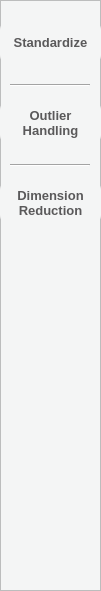
    <widget class="QFrame" name="frame_3">
     <property name="geometry">
      <rect>
       <x>0</x>
       <y>0</y>
       <width>101</width>
       <height>591</height>
      </rect>
     </property>
     <property name="sizePolicy">
      <sizepolicy hsizetype="Preferred" vsizetype="Minimum">
       <horstretch>0</horstretch>
       <verstretch>0</verstretch>
      </sizepolicy>
     </property>
     <property name="styleSheet">
      <string notr="true">
background-color: rgb(244, 245, 245);
</string>
     </property>
     <property name="frameShape">
      <enum>QFrame::StyledPanel</enum>
     </property>
     <property name="frameShadow">
      <enum>QFrame::Raised</enum>
     </property>
     <widget class="QPushButton" name="out_had_btn">
      <property name="geometry">
       <rect>
        <x>0</x>
        <y>100</y>
        <width>101</width>
        <height>45</height>
       </rect>
      </property>
      <property name="font">
       <font>
        <family>Segoe UI</family>
        <pointsize>10</pointsize>
        <weight>75</weight>
        <bold>true</bold>
       </font>
      </property>
      <property name="styleSheet">
       <string notr="true">QPushButton#out_had_btn {
    border-radius: 10px;

	color: rgb(90, 89, 90);
}

QPushButton:hover {
    /* Add your hover effect styles here */
   background-color: rgb(170,172,175); /* Example: change background color to red */
}</string>
      </property>
      <property name="text">
       <string>Outlier
Handling</string>
      </property>
     </widget>
     <widget class="QPushButton" name="stad_btn">
      <property name="geometry">
       <rect>
        <x>0</x>
        <y>20</y>
        <width>101</width>
        <height>45</height>
       </rect>
      </property>
      <property name="font">
       <font>
        <family>Segoe UI</family>
        <pointsize>10</pointsize>
        <weight>75</weight>
        <bold>true</bold>
       </font>
      </property>
      <property name="styleSheet">
       <string notr="true">QPushButton#stad_btn {
    border-radius: 10px;
color: rgb(90, 89, 90);


}

QPushButton:hover {
    /* Add your hover effect styles here */
    background-color: rgb(170,172,175); /* Example: change background color to red */
}</string>
      </property>
      <property name="text">
       <string>Standardize</string>
      </property>
     </widget>
     <widget class="QPushButton" name="dim_red_btn">
      <property name="geometry">
       <rect>
        <x>0</x>
        <y>180</y>
        <width>101</width>
        <height>45</height>
       </rect>
      </property>
      <property name="font">
       <font>
        <family>Segoe UI</family>
        <pointsize>10</pointsize>
        <weight>75</weight>
        <bold>true</bold>
       </font>
      </property>
      <property name="styleSheet">
       <string notr="true">QPushButton#dim_red_btn {
    border-radius: 10px;
color: rgb(90, 89, 90);

	
}

QPushButton:hover {
    /* Add your hover effect styles here */
    background-color: rgb(170,172,175);; /* Example: change background color to red */
}</string>
      </property>
      <property name="text">
       <string>Dimension
Reduction</string>
      </property>
     </widget>
     <widget class="Line" name="line_3">
      <property name="geometry">
       <rect>
        <x>10</x>
        <y>80</y>
        <width>80</width>
        <height>10</height>
       </rect>
      </property>
      <property name="maximumSize">
       <size>
        <width>80</width>
        <height>16777215</height>
       </size>
      </property>
      <property name="orientation">
       <enum>Qt::Horizontal</enum>
      </property>
     </widget>
     <widget class="Line" name="line_4">
      <property name="geometry">
       <rect>
        <x>10</x>
        <y>160</y>
        <width>80</width>
        <height>10</height>
       </rect>
      </property>
      <property name="maximumSize">
       <size>
        <width>80</width>
        <height>16777215</height>
       </size>
      </property>
      <property name="orientation">
       <enum>Qt::Horizontal</enum>
      </property>
     </widget>
    </widget>
